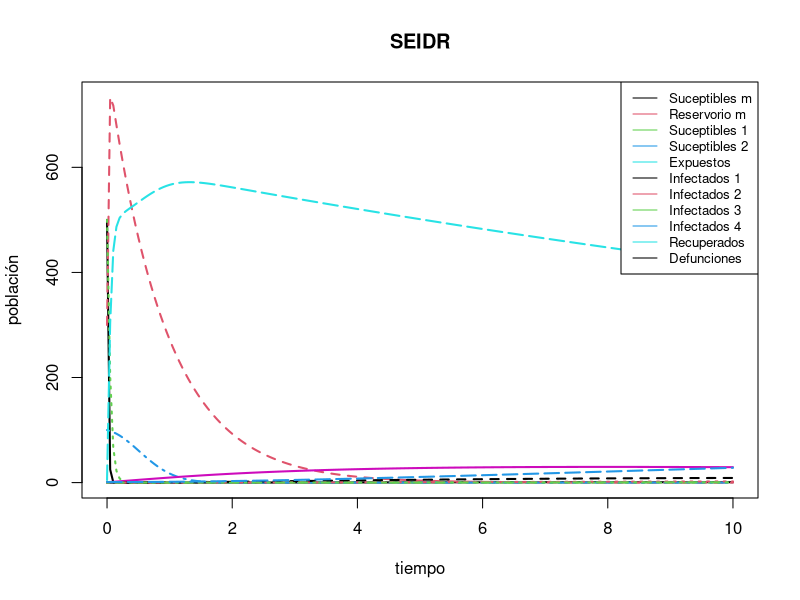

Write R code to recreate this figure.
          # Simulación con DeSolve #
library(deSolve)


Ebola <- function(time, state, parameters) {
  with(as.list(c(state, parameters)), {
    #murcielago
    dSm <- s - e*Sm - l*Lm*Sm - o*Sm
    dLm <- l*Lm*Sm - e*Lm - o*Lm
    
    #humanos                                                                      #NOTA:
                                                                                  #En esta beta va incluido lo del omega.
    dS1 <- -b11*S1*I1 - b12*S1*I2 - b13*S1*I3 - b14*S1*I4 - b1d*S1*D + n - u*S1 - b1m*S1*Lm * o #que es la omega de los murcielagos
    dS2 <- -b21*S2*I1 - b22*S2*I2 - b23*S2*I3 - b24*S2*I4 - b2d*S2*D + n - u*S2
    
    #expuestos
    dE  <-  b11*S1*I1 + b12*S1*I2 + b13*S1*I3 + b14*S1*I4 + b1d*S1*D +
      b21*S2*I1 + b22*S2*I2 + b23*S2*I3 + b24*S2*I4 + b2d*S2*D + b1m*S1*Lm - u*E - y*E
    
    #infectaos, recuperados y defunciones
    dI1 <-    y*E - k1*I1 - a1*I1 - s1*I1
    dI2 <-  k1*I1 - k2*I2 - a2*I2 - s2*I2
    dI3 <-  k2*I2 - k3*I3 - a3*I3 - s3*I3
    dI4 <-  k3*I3 - a4*I4 - s4*I4
    dR  <-  s1*I1 + s2*I2 + s3*I3 + s4*I4 - u*R
    dD  <-  a1*I1 + a2*I2 + a3*I3 + a4*I4
      
    return(list(c(dSm, dLm, dS1, dS2, dE, dI1, dI2, dI3, dI4, dR, dD)))
  })
}

#--------------------------------------------------------------------------------
# Simulaciones de prueba:

pars <- c(s = 0.8 , e = 0.08, l= 0.1, o= 1,
          b11=0.3 , b12= 0.8, b13= 0.5, b14= 0.5, b1d = 0.05, b1m = 0.03, u = 0.02, n= 0.5,
          b21= 0.3, b22= 0.8, b23= 0.5, b24= 0.5, b2d = 0.05, b1m = 0.03, y = 0.02, n= 0.5,
          k1 = 0.1, a1 = 0.1, s1 = 0.1,
          k2 = 0.1, a2 = 0.1, s2 = 0.1,
          k3 = 0.1, a3 = 0.1, s3 = 0.1,
                    a4 = 0.1, s4 = 0.1)

condiciones_iniciales <- c(Sm=500 , Lm=300   , S1=500, S2= 100 ,
                           E=5    , I1= 1    , I2= 0 , I3= 0   , I4= 0,
                           R=1    , D = 1)

tiempo <- seq(0,10, by= 0.05)

out <- ode(condiciones_iniciales, tiempo, Ebola, pars)

matplot(out[, 1], out[, 2:11], type = "l", xlab = "tiempo", ylab = "población",
        main = "SEIDR", lwd = 2)
legend("topright", legend = c("Suceptibles m", "Reservorio m", "Suceptibles 1", "Suceptibles 2", "Expuestos",
                              "Infectados 1", "Infectados 2", "Infectados 3", "Infectados 4", "Recuperados", "Defunciones"),
       col = 1:5, lty = 1, cex = 0.8)

#------------------------------------------------------------------------------------
# Simulaciones con parametros y datos referenciados:

# De latencia a infectado 1 en dias
y <- 1/12.7

# Tasa de transmision:
# promedio de lo reportado para los 3 paises afectados para nuestra tasa
beta.base <- (0.27+0.45+0.28)/3

# como esta es de doctores estos se lavan las manos y tocan el cadaver
b2d <- beta.base * 2.25 * 2.1

# De la poblacion general, participan en ritos y en comidas comunitarias
b1d <- beta.base * 4.22 * 2.84

# Cuidado del paciente al inicio de la enfermedad
b21 <- beta.base * 6.0

# Cambio de fase en la infeccion  en dias
k1 <- 1/3
k2 <- 1/2
k3 <- 1/1

# Letalidad por periodo de infección:
# Se tiene calculado el CFR general del brote que es del 85.6%, esto lo tomamos
# como letalidad, pero al nosotros ampliar los tipos de infectados, de manera arbitraria
# repartimos ese 0.88 entre las 4 fases siguiendo la coherencia de la infeccion
a1 <- 0.05
a2 <- 0.15
a3 <- 0.30
a4 <- 0.38

# Tasas de recuperación:
# Siguiendo la logica, la tasa de recuperación debe de ser mayor en s1 que en s4
# Se calculo en base a los pacientes que fueron hospitalizados desde incios de sintomas
# y los que tardaron más en ser atendidos
s1 <- 1/9.2
s2 <- 1/ 10.5
s3 <- 1/ 13.2
s4 <- 1/15.6

parametros.ref <- c(y,b2d, b1d, k1, k2, k3, a1 ,a2 ,a3, a4,s1,s2,s3 )

condiciones.ref <- c(Sm=500 , Lm=300   , S1=500, S2= 100 ,
                           E=5    , I1= 1    , I2= 0 , I3= 0   , I4= 0,
                           R=1    , D = 1)
  
tiempo.red <- seq(0,10, by= 0.05)

# out.ref <- ode(condiciones.ref, tiempo.red, Ebola, parametros.ref)
  
